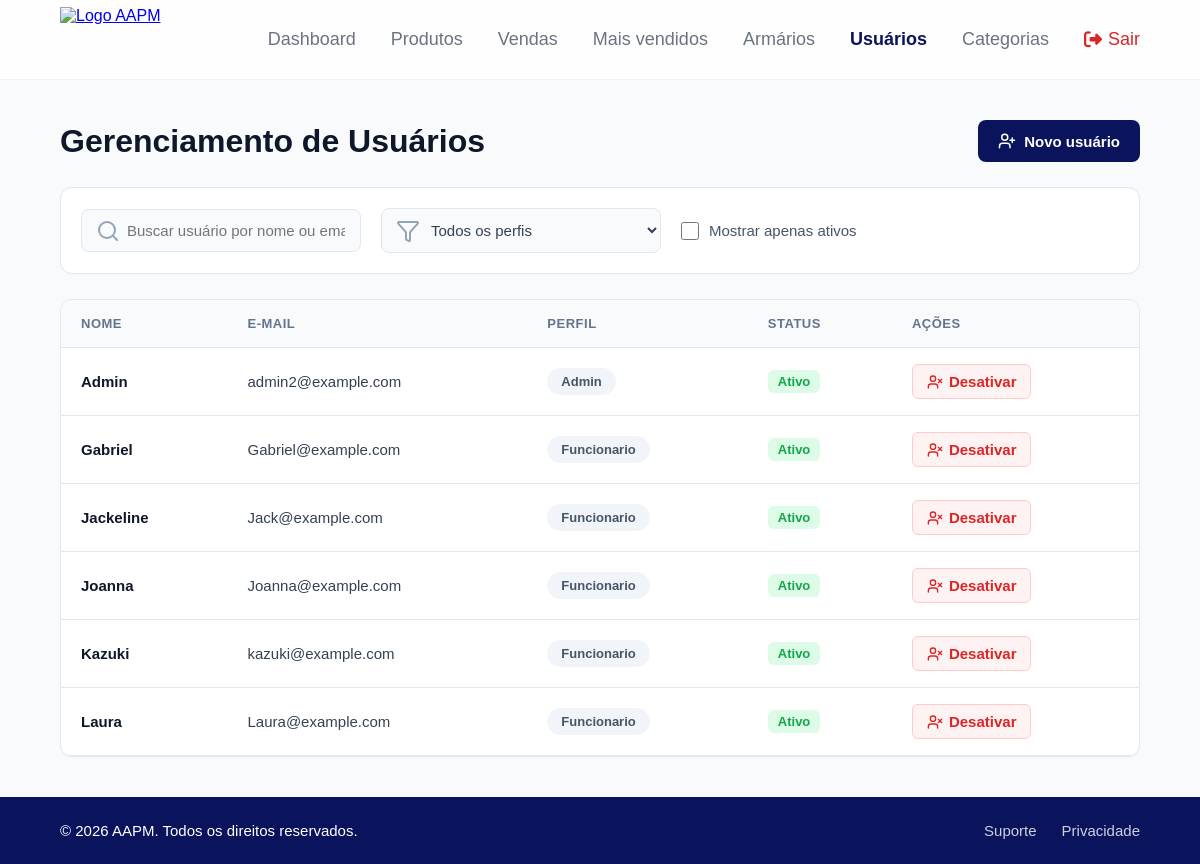
The app's page /usuarios/ (signed in), older data.
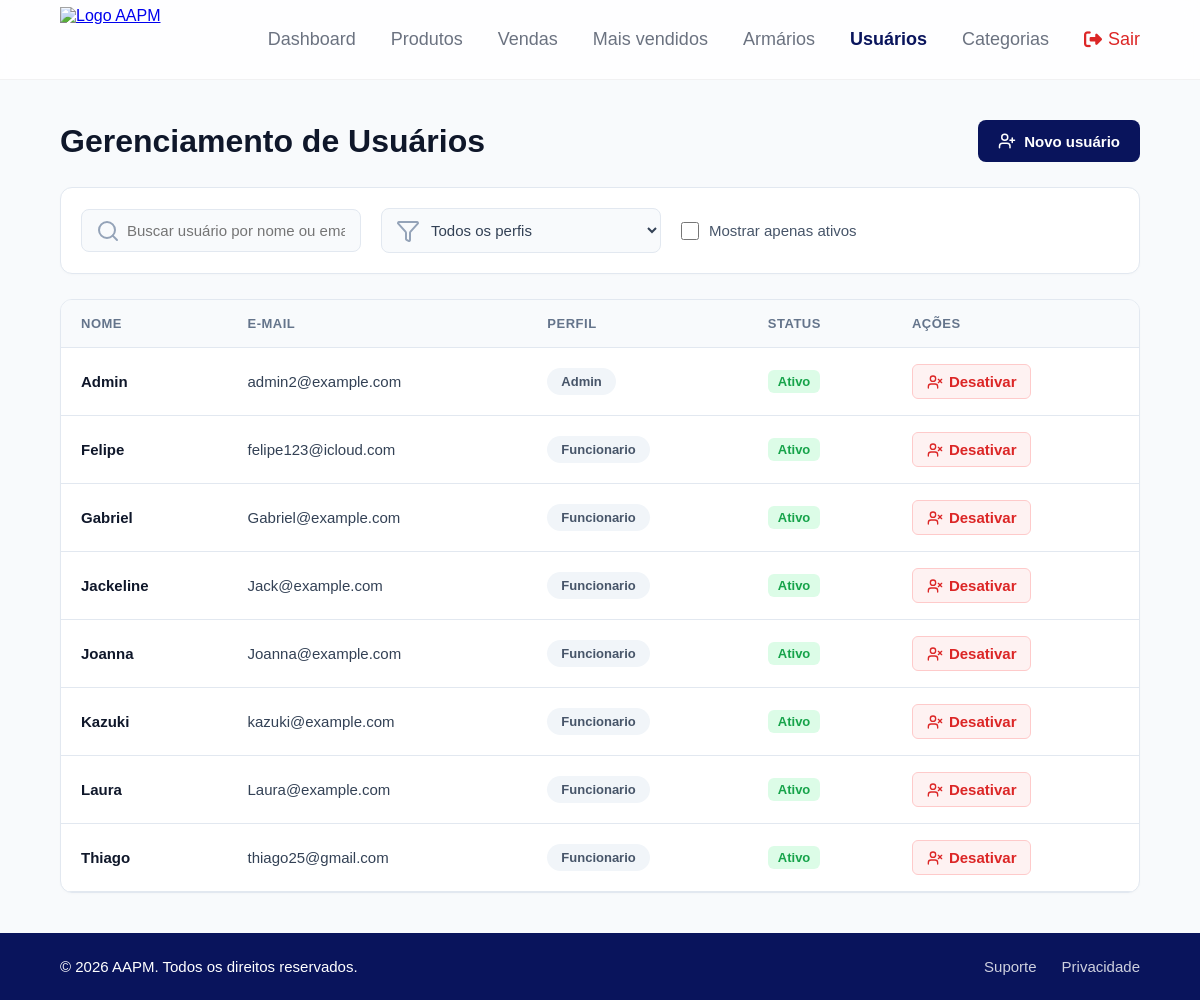
The same page, newer data.
### app/models/usuario.py (models this page shows)
class Usuario(Base):
    __tablename__ = "usuarios"
    id = Column(Integer, primary_key=True, index=True)
    nome = Column(String(100), nullable=False)
    email = Column(String(100), unique=True, index=True, nullable=False)
    senha_hash = Column(String(255), nullable=False)
    role = Column(String(100), nullable=False, default="funcionario")
    ativo = Column(Boolean, default=True)
    criado_em = Column(DateTime(timezone=True), server_default=func.now())

### app/controllers/admin_controller.py (the view)
@router.get("/", response_class=HTMLResponse)
def listar_usuarios(
    request: Request,
    db: Session = Depends(get_db),
    admin = Depends(get_admin)
):
    usuarios = db.query(Usuario).order_by(Usuario.nome)
    return templates.TemplateResponse(
        request,
        "index.html",
        {
            "request": request,
            "usuarios": usuarios,
            "usuario": admin
        }
    )

### app/templates/users/index.html (shortened to what the changed rows need)
<!DOCTYPE html>
<html lang="pt-BR">
<head>
    <link rel="stylesheet" href="/static/css/usuarios.css">
    <link rel="stylesheet" href="https://cdnjs.cloudflare.com/ajax/libs/font-awesome/6.5.2/css/all.min.css">
</head>
<body>
    <main class="produtos-container-main">
        <div class="page-header header-produtos">
            <h1>Gerenciamento de Usuários</h1>
        </div>
        <div class="tabela-container">
            <table class="tabela-produtos">
                <thead>
                    <tr>
                        <th>Nome</th>
                        <th>E-mail</th>
                        <th>Perfil</th>
                        <th>Status</th>
                        <th>Ações</th>
                    </tr>
                </thead>
                <tbody>
                    {% for u in usuarios %}
                    <tr>
                        <td class="preco-texto">{{ u.nome }}</td>
                        <td>{{ u.email }}</td>
                        <td>
                            <span class="badge-categoria padrao">{{ u.role }}</span>
                        </td>
                        <td>
                            {% if u.ativo %}
                            <span class="badge-status ativo">Ativo</span>
                            {% else %}
                            <span class="badge-status inativo">Inativo</span>
                            {% endif %}
                        </td>
                        <td>
                            <div class="user-actions-wrapper">
                                <form action="/usuarios/{{ u.id }}/toggle-ativo" method="post" style="display:inline">
                                    {% if u.ativo %}
                                    <button type="submit" class="btn-acao excluir" title="Desativar Usuário"
                                        style="font-size: 15px;">
                                        <i data-lucide="user-x"
                                            style="width: 16px; height: 16px; display: inline-block; vertical-align: middle;"></i>
                                        Desativar
                                    </button>
                                    {% endif %}
                                </form>
                            </div>
                        </td>
                    </tr>
                    {% endfor %}
                </tbody>
            </table>
        </div>
    </main>
</body>
</html>

Row changes from the older to the newer data that the page shows:
added Usuario: nome "Felipe", email "felipe123@icloud.com", role "Funcionario", ativo "Ativo"
added Usuario: nome "Thiago", email "thiago25@gmail.com", role "Funcionario", ativo "Ativo"
